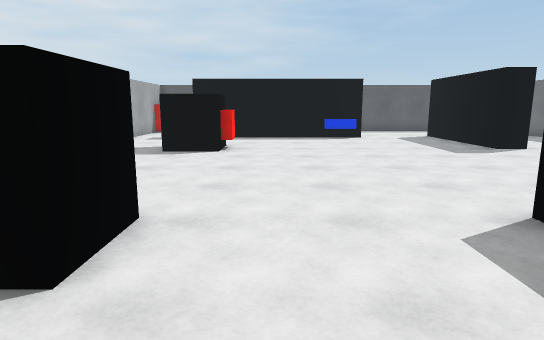
view 1 (above)

16 first-person views from a walk through a Unity game level. The camera is 1.4 m above the floor, tilts 10° down and sees 75° across. The floor is counted in squares, 1 m on a side. Each view is taken from the middle of a square. On the plan, view 1 faces up. The plan holds only what a view shows up to about 15 squares ahead; the rest is blank.

view 2
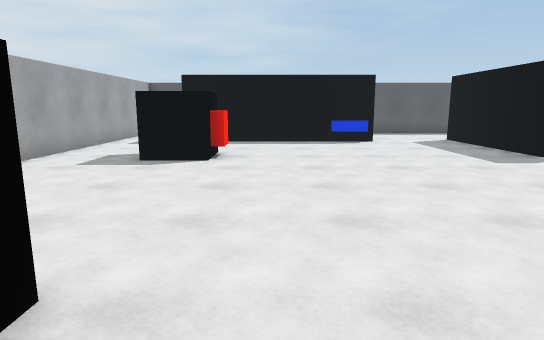

view 3
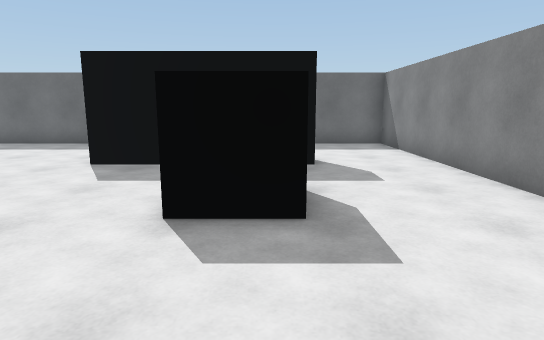

view 4
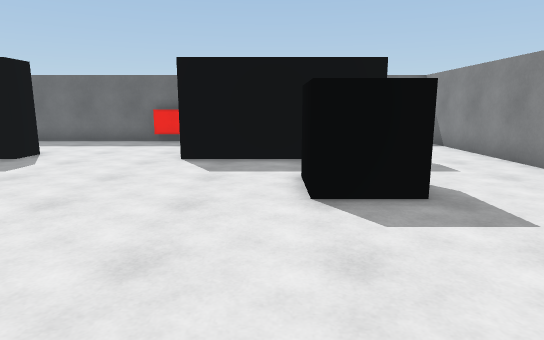

view 5
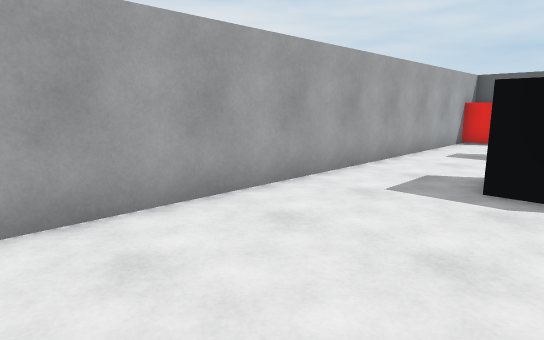

view 6
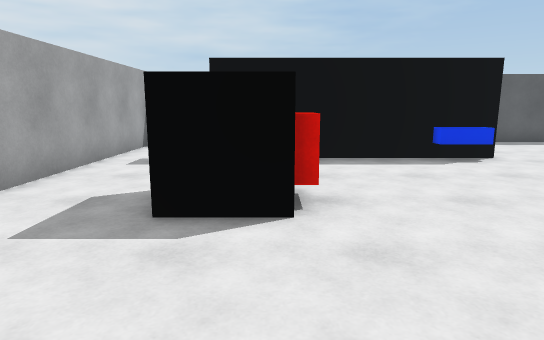

view 7
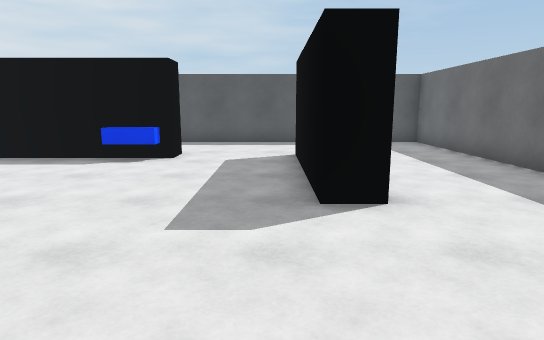

view 8
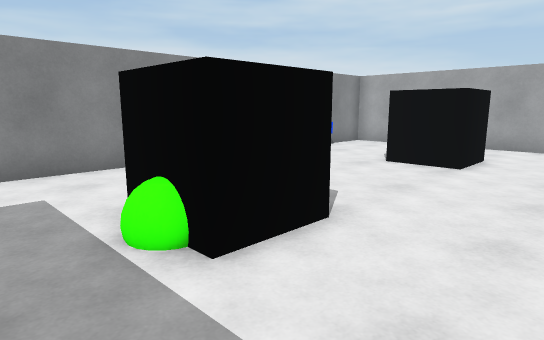

view 9
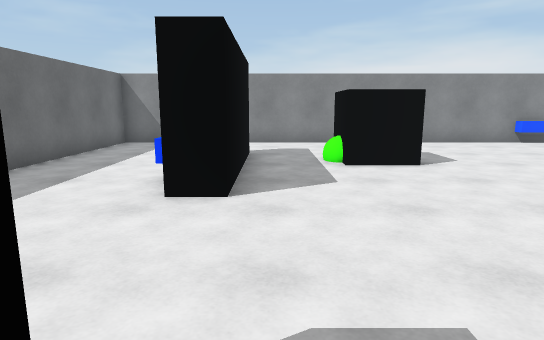

view 10
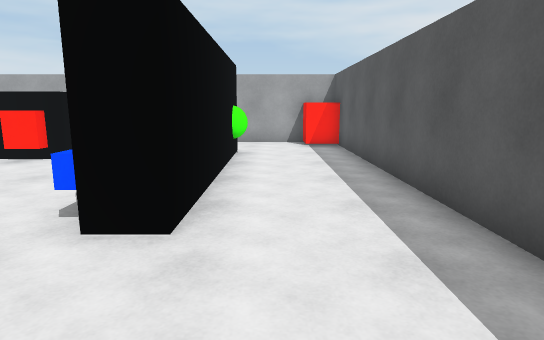

view 11
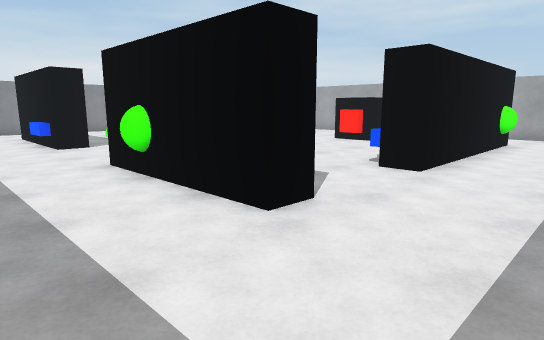

view 12
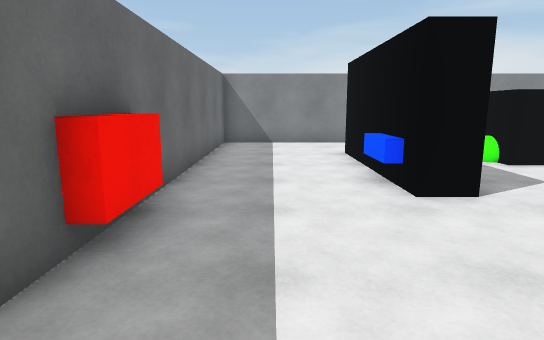

view 13
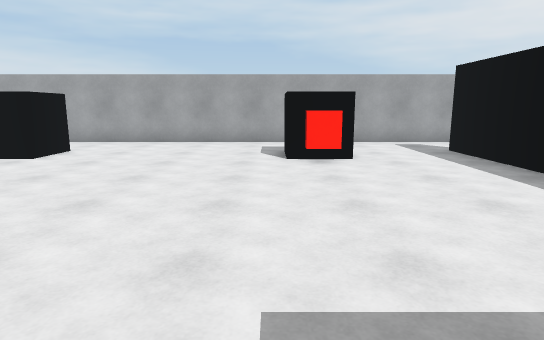

view 14
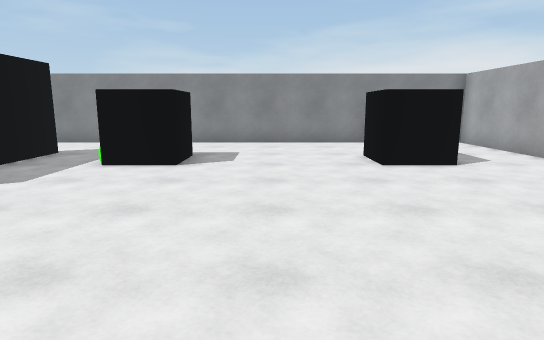

view 15
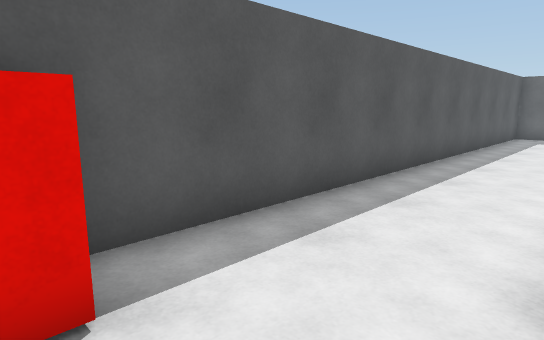

view 16
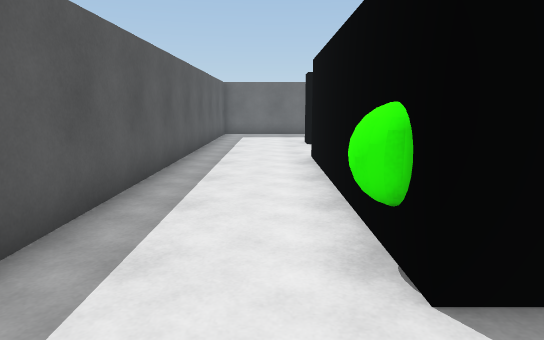

### Floor plan
Points are (right, up) in squares from view 1. A wall is a line through its corners. A room is listed if a view was taken in it or the views show most of it. See-through windows are left out.
Room 1 (views 1, 2, 3, 4, 5, 6, 7, 8, 9, 10, 11, 12, 13, 14, 15, 16)
walls: (8.7, 5.6) (8.7, 1.9); (8.7, 16.5) (8.7, 12.1) (7.7, 12.1) (7.7, 17.6) (8.8, 17.6); (7.7, 1.9) (7.7, 7.5) (8.6, 7.5); (-2.5, 17.9) (4.2, 17.9) (4.2, 16.9) (-3.8, 16.9); (-2.5, -1.3) (12.9, -1.3) (12.9, 21.5) (-6.6, 21.5) (-6.6, -1.3) (-4.6, -1.3)
objects: red cube (-6, 20) to (-5, 21); blue block (-4, -1) to (-3, -1); black cube (-3, 3) to (-2, 4); black cube (-3, 12) to (-3, 13); green ball (-3, 18); red block (-2, 12) to (-1, 13); black cube (3, 3) to (4, 4); blue block (3, 17); green ball (5, 3) to (5, 4); blue block (9, 6) to (9, 7); green ball (9, 14); red block (13, 9)

Where each view was taken, in squares from view 1:
view 1: 0 up, 0 right, facing up
view 2: 2 up, 0 right, facing up
view 3: 3 up, 1 left, facing right
view 4: 5 up, 2 left, facing right
view 5: 5 up, 2 left, facing up-left
view 6: 7 up, 2 left, facing up
view 7: 7 up, 7 right, facing up
view 8: 7 up, 7 right, facing down-left
view 9: 13 up, 7 right, facing down
view 10: 19 up, 8 right, facing left
view 11: 21 up, 12 right, facing down-left
view 12: 13 up, 11 right, facing down
view 13: 11 up, 8 right, facing left
view 14: 13 up, 1 right, facing down
view 15: 18 up, 6 left, facing up-right
view 16: 19 up, 6 left, facing right
